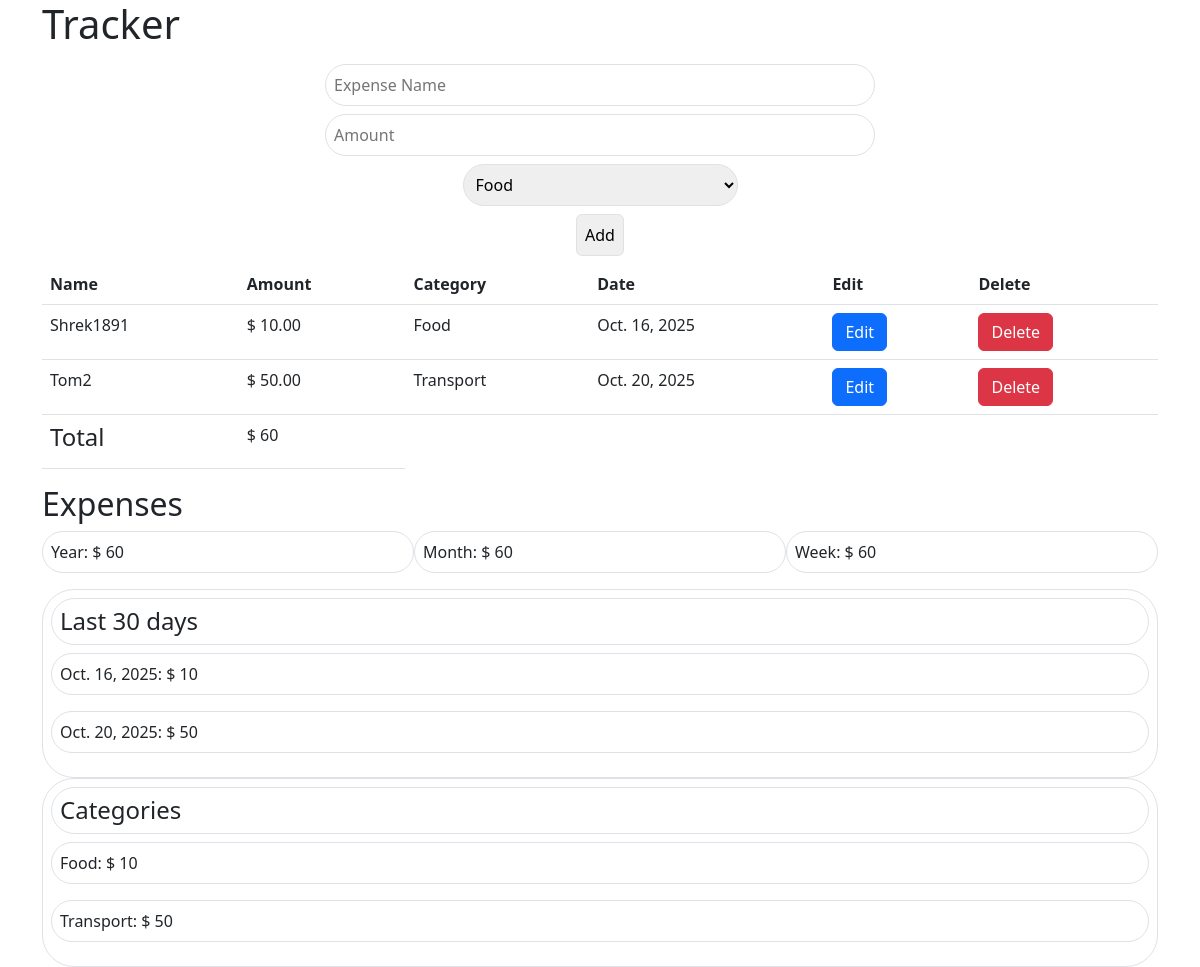
The page / on the database its author committed.
### tracker/models.py (models this page shows, shortened)
class Expense(models.Model):
    name = models.CharField(max_length=100)
    amount = models.DecimalField(max_digits=10, decimal_places=2)
    category = models.CharField(max_length=100)
    date = models.DateField(auto_now_add=True)

### tracker/views.py (the view, shortened to what this page needs)
# urls.py: path('', index, name='index'),
def index(request):
    expenses = []
    expenses = Expense.objects.all()
    total_expenses = expenses.aggregate(Sum('amount'))['amount__sum']
    expenses_last_year = get_period_expenses(365, Expense)
    expenses_last_month = get_period_expenses(30, Expense)
    expenses_last_week = get_period_expenses(7, Expense)
    data = Expense.objects.filter().values('date').order_by('date').annotate(Sum('amount'))
    categories = Expense.objects.filter().values('category').order_by('date').annotate(Sum('amount'))
    context = {
        'expenses': expenses,
        'total_expenses': total_expenses,
        'expenses_last_year': expenses_last_year,
        'expenses_last_month': expenses_last_month,
        'expenses_last_week': expenses_last_week,
        'data': data,
        'categories': categories
    }
    return render(request, 'tracker/index.html', context)

### tracker/views.py (called while the page is built)
def get_period_expenses(period, db):
    current_period = datetime.date.today() - datetime.timedelta(days=period)
    expenses_period = db.objects.filter(date__gte=current_period)
    total_expenses_period = expenses_period.aggregate(Sum('amount'))['amount__sum']
    if total_expenses_period is None:
        total_expenses_period = 0
    return total_expenses_period

### tracker/templates/tracker/index.html (shortened to what this page needs)
{% extends 'tracker/base.html' %}
{% load humanize %}
{% block content %}
<div class="container">
    <form class="d-flex p-2 gap-2 flex-column justify-content-center align-items-center" method="post">
        <div class="col  w-50">
            <input class="p-2 border border-gray-300 rounded-5 w-100" type="text" name="name"
                   placeholder="Expense Name" required id="name">
        </div>
        <div class="col w-50">
            <input class="p-2 border border-gray-300 rounded-5 w-100" id="amount" type="number" name="amount"
                   placeholder="Amount">
        </div>
        <div class="col w-50 d-flex justify-content-center align-items-center">
            <select name="category" id="category" class="border border-gray-300 rounded-5 p-2 w-50">
                <option value="Food">Food</option>
            </select>
        </div>
        <button type="submit" class="border  border-gray-300 rounded-2 p-2">Add</button>
    </form>
    <div class="">
        <table class="table" id="expenseTable">
            <thead>
            <tr>
                <th scope="col">Name</th>
                <th scope="col">Amount</th>
                <th scope="col">Category</th>
                <th scope="col">Date</th>
                <th scope="col">Edit</th>
                <th scope="col">Delete</th>
            </tr>
            </thead>
            <tbody>
            {% for expense in expenses %}
            <tr>
                <td>{{expense.name}}</td>
                <td>$ {{expense.amount|intcomma }}</td>
                <td>{{expense.category}}</td>
                <td>{{expense.date}}</td>
                <td><a href="{% url 'edit_expense' expense.id %}" class="btn-primary btn">Edit</a></td>
                <td><a href="{% url 'delete_expense' expense.id %}" class="btn btn-danger btn-small">Delete</a></td>
            </tr>
            {% endfor %}
            {% if total_expenses %}
            <tr>
                <td colspan="1"><h4>Total</h4></td>
                <td class="text-green">$ {{ total_expenses|intcomma }}</td>
            </tr>
            {% endif %}
            </tbody>
        </table>
    </div>
</div>
<div class="container">
    <h2>Expenses</h2>
    <div class="d-flex justify-content-between align-items-center gap-8">
        <p class="border border-gray-300 rounded-5 p-2 w-100">Year: $ {{ expenses_last_year|intcomma }}</p>
        <p class="border border-gray-300 rounded-5 p-2 w-100">Month: $ {{ expenses_last_month|intcomma }}</p>
        <p class="border border-gray-300 rounded-5 p-2 w-100">Week: $ {{ expenses_last_week|intcomma }}</p>
    </div>
    <div class="border border-gray-300 rounded-5 p-2">
        <h4 class="border border-gray-300 rounded-5 p-2">Last 30 days</h4>
        {% for daily_sum in data %}
            <p class="border border-gray-300 rounded-5 p-2">{{daily_sum.date}}: $ {{daily_sum.amount__sum|intcomma}}</p>
        {% endfor %}
    </div>
    <div class="border border-gray-300 rounded-5 p-2">
        <h4 class="border border-gray-300 rounded-5 p-2">Categories</h4>
        {% for category in categories %}
            <p class="border border-gray-300 rounded-5 p-2">{{category.category}}: $ {{category.amount__sum|intcomma}}</p>
        {% endfor %}
    </div>
</div>
{% endblock %}

### tracker/templates/tracker/base.html (shortened to what this page needs)
<!DOCTYPE html>
{% load static %}
<html lang="en">
<head>
    <link href="https://cdn.jsdelivr.net/npm/bootstrap@5.2.3/dist/css/bootstrap.min.css" rel="stylesheet"
>
</head>
<body>
<div class="container">
    <h1 class="center">Tracker</h1>
</div>
</body>
{% block content %}
{% endblock %}
</html>

### rows shown on the page
Expense: name "Shrek1891", amount "10.00", category "Food", date "Oct. 16, 2025", amount__sum "10"
Expense: name "Tom2", amount "50.00", category "Transport", date "Oct. 20, 2025", amount__sum "50"

### other values the page prints
{{ total_expenses|intcomma }} "60"
{{ expenses_last_year|intcomma }} "60"
{{ expenses_last_month|intcomma }} "60"
{{ expenses_last_week|intcomma }} "60"
